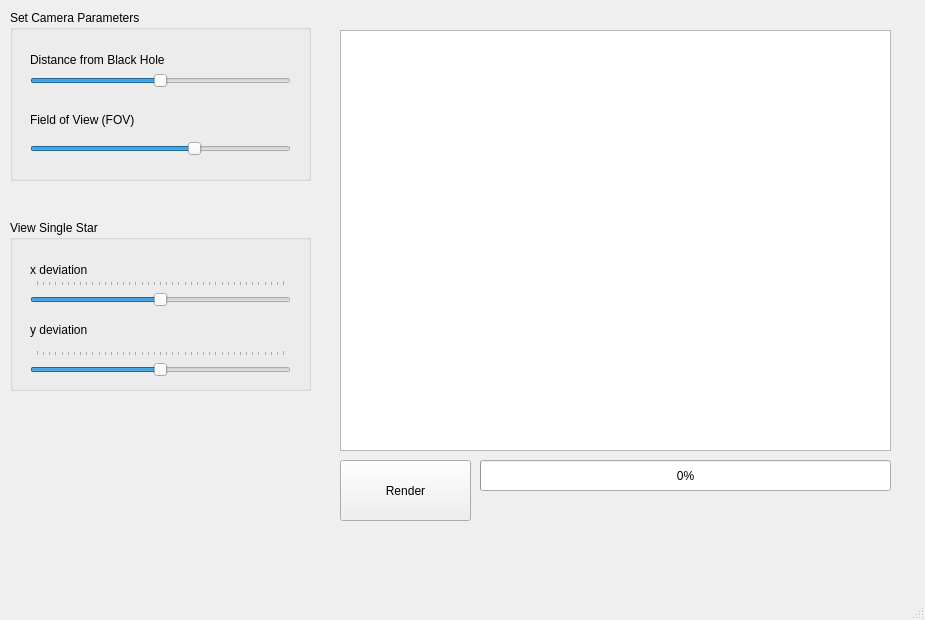
<?xml version="1.0" encoding="UTF-8"?>
<ui version="4.0">
 <class>MainWindow</class>
 <widget class="QMainWindow" name="MainWindow">
  <property name="geometry">
   <rect>
    <x>0</x>
    <y>0</y>
    <width>925</width>
    <height>620</height>
   </rect>
  </property>
  <property name="windowTitle">
   <string>MainWindow</string>
  </property>
  <widget class="QWidget" name="centralwidget">
   <widget class="QPushButton" name="bRender">
    <property name="geometry">
     <rect>
      <x>340</x>
      <y>460</y>
      <width>131</width>
      <height>61</height>
     </rect>
    </property>
    <property name="text">
     <string>Render</string>
    </property>
   </widget>
   <widget class="QGroupBox" name="groupBox">
    <property name="geometry">
     <rect>
      <x>10</x>
      <y>10</y>
      <width>301</width>
      <height>171</height>
     </rect>
    </property>
    <property name="title">
     <string>Set Camera Parameters</string>
    </property>
    <widget class="QSlider" name="hsD">
     <property name="geometry">
      <rect>
       <x>20</x>
       <y>60</y>
       <width>261</width>
       <height>21</height>
      </rect>
     </property>
     <property name="minimum">
      <number>5</number>
     </property>
     <property name="maximum">
      <number>25</number>
     </property>
     <property name="value">
      <number>15</number>
     </property>
     <property name="orientation">
      <enum>Qt::Orientation::Horizontal</enum>
     </property>
    </widget>
    <widget class="QSlider" name="hsFOV">
     <property name="geometry">
      <rect>
       <x>20</x>
       <y>130</y>
       <width>261</width>
       <height>18</height>
      </rect>
     </property>
     <property name="minimum">
      <number>10</number>
     </property>
     <property name="maximum">
      <number>120</number>
     </property>
     <property name="value">
      <number>80</number>
     </property>
     <property name="tracking">
      <bool>true</bool>
     </property>
     <property name="orientation">
      <enum>Qt::Orientation::Horizontal</enum>
     </property>
     <property name="invertedAppearance">
      <bool>false</bool>
     </property>
     <property name="invertedControls">
      <bool>false</bool>
     </property>
    </widget>
    <widget class="QLabel" name="lbD">
     <property name="geometry">
      <rect>
       <x>20</x>
       <y>40</y>
       <width>211</width>
       <height>20</height>
      </rect>
     </property>
     <property name="text">
      <string>Distance from Black Hole</string>
     </property>
    </widget>
    <widget class="QLabel" name="lbFOV">
     <property name="geometry">
      <rect>
       <x>20</x>
       <y>100</y>
       <width>171</width>
       <height>20</height>
      </rect>
     </property>
     <property name="text">
      <string>Field of View (FOV)</string>
     </property>
    </widget>
   </widget>
   <widget class="QGraphicsView" name="graphicsView">
    <property name="geometry">
     <rect>
      <x>340</x>
      <y>30</y>
      <width>551</width>
      <height>421</height>
     </rect>
    </property>
   </widget>
   <widget class="QProgressBar" name="pbRenderProgress">
    <property name="geometry">
     <rect>
      <x>480</x>
      <y>460</y>
      <width>411</width>
      <height>31</height>
     </rect>
    </property>
    <property name="value">
     <number>0</number>
    </property>
   </widget>
   <widget class="QGroupBox" name="groupBox_2">
    <property name="geometry">
     <rect>
      <x>10</x>
      <y>220</y>
      <width>301</width>
      <height>171</height>
     </rect>
    </property>
    <property name="title">
     <string>View Single Star</string>
    </property>
    <widget class="QSlider" name="hsXoff">
     <property name="geometry">
      <rect>
       <x>20</x>
       <y>60</y>
       <width>261</width>
       <height>31</height>
      </rect>
     </property>
     <property name="minimum">
      <number>-20</number>
     </property>
     <property name="maximum">
      <number>20</number>
     </property>
     <property name="value">
      <number>0</number>
     </property>
     <property name="orientation">
      <enum>Qt::Orientation::Horizontal</enum>
     </property>
     <property name="tickPosition">
      <enum>QSlider::TickPosition::TicksAbove</enum>
     </property>
    </widget>
    <widget class="QSlider" name="hsYoff">
     <property name="geometry">
      <rect>
       <x>20</x>
       <y>130</y>
       <width>261</width>
       <height>31</height>
      </rect>
     </property>
     <property name="minimum">
      <number>-20</number>
     </property>
     <property name="maximum">
      <number>20</number>
     </property>
     <property name="value">
      <number>0</number>
     </property>
     <property name="tracking">
      <bool>true</bool>
     </property>
     <property name="orientation">
      <enum>Qt::Orientation::Horizontal</enum>
     </property>
     <property name="invertedAppearance">
      <bool>false</bool>
     </property>
     <property name="invertedControls">
      <bool>false</bool>
     </property>
     <property name="tickPosition">
      <enum>QSlider::TickPosition::TicksAbove</enum>
     </property>
    </widget>
    <widget class="QLabel" name="lbXoff">
     <property name="geometry">
      <rect>
       <x>20</x>
       <y>40</y>
       <width>211</width>
       <height>20</height>
      </rect>
     </property>
     <property name="text">
      <string>x deviation</string>
     </property>
    </widget>
    <widget class="QLabel" name="lbYoff">
     <property name="geometry">
      <rect>
       <x>20</x>
       <y>100</y>
       <width>171</width>
       <height>20</height>
      </rect>
     </property>
     <property name="text">
      <string>y deviation</string>
     </property>
    </widget>
   </widget>
  </widget>
  <widget class="QStatusBar" name="statusbar"/>
 </widget>
 <resources/>
 <connections/>
</ui>
